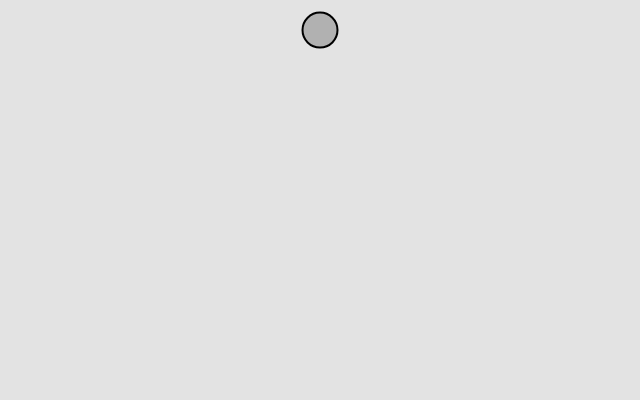
Frame 1 (no input)
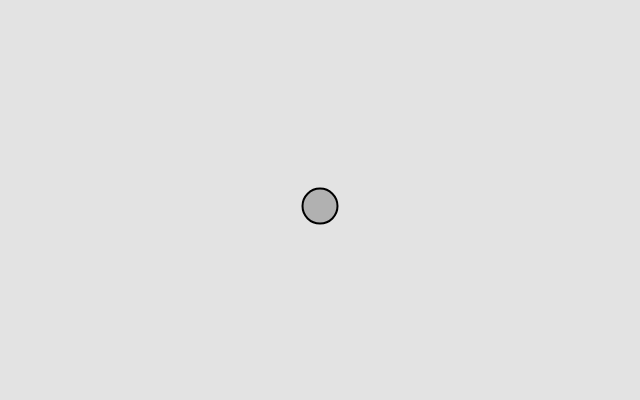
Frame 60 (no input)
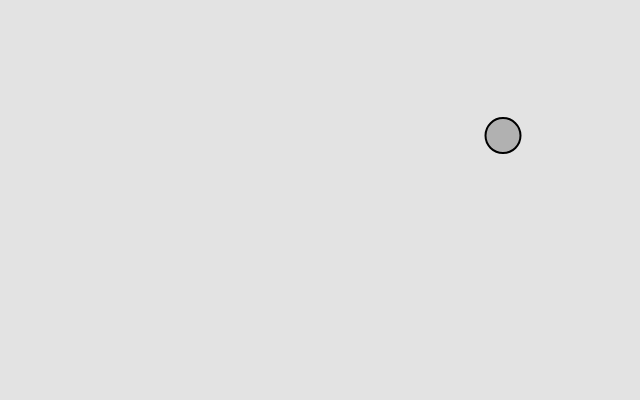
Frame 120 (the mouse pressed at the canvas centre since frame 60)

The p5.js sketch that drew these frames (run headless with seeded random() and noise() and a simulated clock; from frame 60 on, the mouse is pressed at the canvas centre):

// p5.js sketch
// ── sketch.js
/* 
  Author Michael Houmann
  Created April 27 2025 

  Example 2.1: Forces
*/

// Global variable for the mover
let mover;

function setup() {
  createCanvas(640, 400);
  createP("Click mouse to apply force");

  // Instantiate the mover
  mover = new Mover();
}

  function draw() {
    background(227);

    // Create "gravity" for the canvas
    const gravity = createVector(0, 0.1);
    mover.applyForce(gravity);

    if (mouseIsPressed) {
      const wind = createVector(0.1, 0);
      mover.applyForce(wind);
    }

    mover.update();
    mover.display();
    mover.checkEdges();
  }
  
// ── mover.js
// A class for the mover
class Mover {
  constructor() {
    this.position = createVector(width / 2, 30);
    this.velocity = createVector(0, 0);
    this.acceleration = createVector(0, 0);

    // And we also have to add some mass as a number
    // We don't have a measurement for an object on a 
    // computer screen, so we can just make one up
    this.mass = 1;
    // I will use a variable for the radius of the circle
    // So I can use it in the checkEdges() function too
    this.size = 35;
  }

  // To apply to Newton's second law, we need to divide
  // the force with the mass
  applyForce(force) {
    // If we use more than one mover, with different mass, we can't
    // change the force, so we need a copy of the force, so that is the
    // one that changes
    let f = force.copy();
    f.div(this.mass);
    // And then we add the force to the acceleration
    this.acceleration.add(f);
  }

  // Move the mover
  update() {
    this.velocity.add(this.acceleration);
    this.position.add(this.velocity);
    // And then we change the acceleration back to zero
    this.acceleration.mult(0);
  }

  // Show the mover
  display() {
    stroke(0);
    strokeWeight(2);
    fill(127, 127);
    ellipse(this.position.x, this.position.y, this.size, this.size);
  }

  // Keep the mover inside the canvas
  checkEdges() {
    if (this.position.x > width - this.size) {
      this.position.x = width - this.size;
      this.velocity.x *= -1;
    } else if (this.position.x < 0 + this.size) {
      this.position.x = 0 + this.size;
      this.velocity.x *= -1;
    }

    if (this.position.y > height - this.size) {
      this.position.y = height - this.size;
      this.velocity.y *= -1
    } else if (this.position.y < 0 + this.size) {
      this.position.y = 0 + this.size;
      this.velocity.y *= -1;
    }
  }
}
